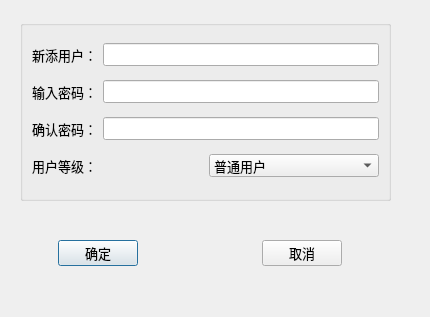
<?xml version="1.0" encoding="UTF-8"?>
<ui version="4.0">
 <class>QWDialogAdd</class>
 <widget class="QDialog" name="QWDialogAdd">
  <property name="geometry">
   <rect>
    <x>0</x>
    <y>0</y>
    <width>430</width>
    <height>317</height>
   </rect>
  </property>
  <property name="font">
   <font>
    <pointsize>10</pointsize>
   </font>
  </property>
  <property name="windowTitle">
   <string>单元格定位与文字设置</string>
  </property>
  <widget class="QGroupBox" name="groupBox">
   <property name="geometry">
    <rect>
     <x>20</x>
     <y>20</y>
     <width>371</width>
     <height>181</height>
    </rect>
   </property>
   <property name="title">
    <string/>
   </property>
   <layout class="QVBoxLayout" name="verticalLayout">
    <item>
     <layout class="QHBoxLayout" name="horizontalLayout">
      <item>
       <widget class="QLabel" name="label">
        <property name="text">
         <string>新添用户：</string>
        </property>
       </widget>
      </item>
      <item>
       <widget class="QLineEdit" name="lineEdit_username"/>
      </item>
     </layout>
    </item>
    <item>
     <layout class="QHBoxLayout" name="horizontalLayout_2">
      <item>
       <widget class="QLabel" name="label_2">
        <property name="text">
         <string>输入密码：</string>
        </property>
       </widget>
      </item>
      <item>
       <widget class="QLineEdit" name="lineEdit_pwd">
        <property name="echoMode">
         <enum>QLineEdit::Password</enum>
        </property>
       </widget>
      </item>
     </layout>
    </item>
    <item>
     <layout class="QHBoxLayout" name="horizontalLayout_3">
      <item>
       <widget class="QLabel" name="label_3">
        <property name="text">
         <string>确认密码：</string>
        </property>
       </widget>
      </item>
      <item>
       <widget class="QLineEdit" name="lineEdit_calipwd">
        <property name="echoMode">
         <enum>QLineEdit::Password</enum>
        </property>
       </widget>
      </item>
     </layout>
    </item>
    <item>
     <layout class="QHBoxLayout" name="horizontalLayout_5">
      <item>
       <widget class="QLabel" name="label_4">
        <property name="text">
         <string>用户等级：</string>
        </property>
       </widget>
      </item>
      <item>
       <widget class="QComboBox" name="combB_logGrade">
        <item>
         <property name="text">
          <string>普通用户</string>
         </property>
        </item>
        <item>
         <property name="text">
          <string>管理员</string>
         </property>
        </item>
       </widget>
      </item>
     </layout>
    </item>
   </layout>
  </widget>
  <widget class="QWidget" name="layoutWidget">
   <property name="geometry">
    <rect>
     <x>10</x>
     <y>240</y>
     <width>379</width>
     <height>26</height>
    </rect>
   </property>
   <layout class="QHBoxLayout" name="horizontalLayout_4">
    <item>
     <spacer name="horizontalSpacer_2">
      <property name="orientation">
       <enum>Qt::Horizontal</enum>
      </property>
      <property name="sizeHint" stdset="0">
       <size>
        <width>40</width>
        <height>20</height>
       </size>
      </property>
     </spacer>
    </item>
    <item>
     <widget class="QPushButton" name="btnOk">
      <property name="text">
       <string>确定</string>
      </property>
      <property name="icon">
       <iconset>
        <normaloff>:/images/images/506.bmp</normaloff>:/images/images/506.bmp</iconset>
      </property>
     </widget>
    </item>
    <item>
     <spacer name="horizontalSpacer">
      <property name="orientation">
       <enum>Qt::Horizontal</enum>
      </property>
      <property name="sizeHint" stdset="0">
       <size>
        <width>118</width>
        <height>20</height>
       </size>
      </property>
     </spacer>
    </item>
    <item>
     <widget class="QPushButton" name="btnClose">
      <property name="text">
       <string>取消</string>
      </property>
      <property name="icon">
       <iconset>
        <normaloff>:/images/images/132.bmp</normaloff>:/images/images/132.bmp</iconset>
      </property>
     </widget>
    </item>
    <item>
     <spacer name="horizontalSpacer_3">
      <property name="orientation">
       <enum>Qt::Horizontal</enum>
      </property>
      <property name="sizeHint" stdset="0">
       <size>
        <width>40</width>
        <height>20</height>
       </size>
      </property>
     </spacer>
    </item>
   </layout>
  </widget>
 </widget>
 <resources/>
 <connections>
  <connection>
   <sender>btnClose</sender>
   <signal>clicked()</signal>
   <receiver>QWDialogAdd</receiver>
   <slot>close()</slot>
   <hints>
    <hint type="sourcelabel">
     <x>274</x>
     <y>108</y>
    </hint>
    <hint type="destinationlabel">
     <x>243</x>
     <y>134</y>
    </hint>
   </hints>
  </connection>
 </connections>
</ui>
